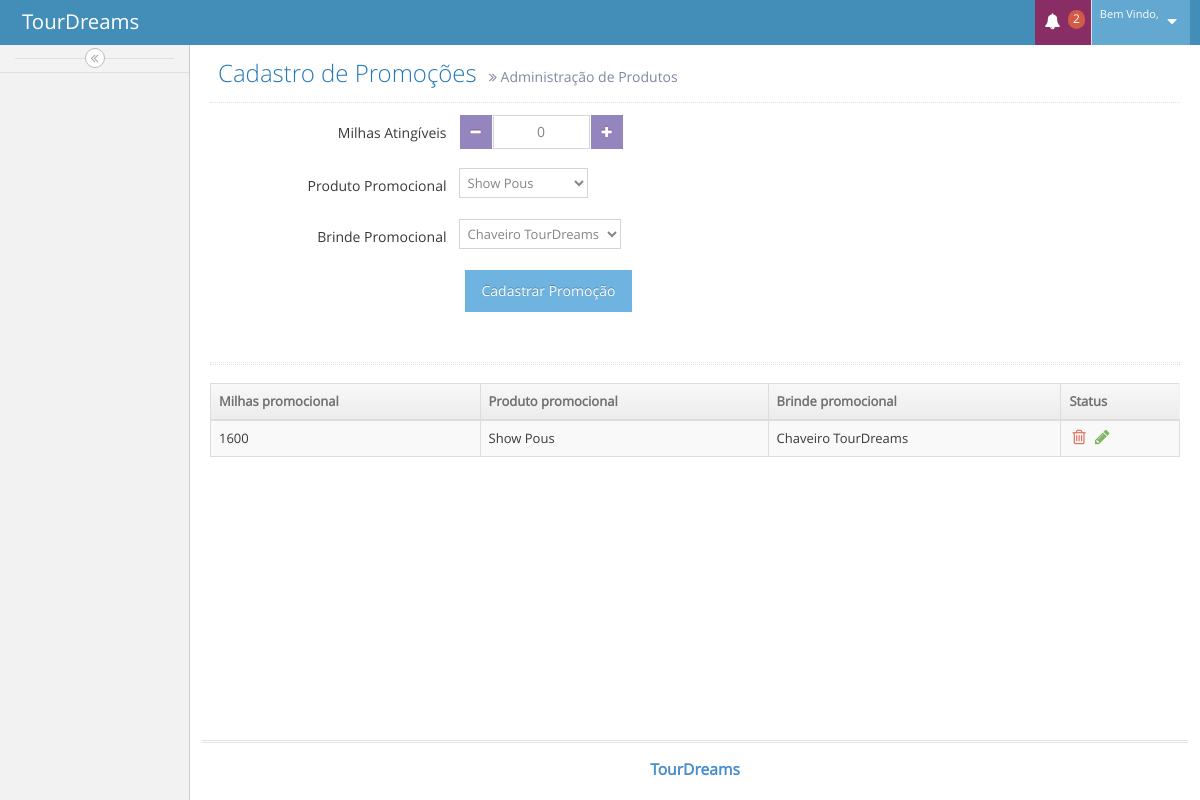
Page /TourDreams/CMS/admPromocoes.php on the committed database.
### tables this page shows
CREATE TABLE `tbl_promocoes` (
  `id_promocoes` int(11) NOT NULL AUTO_INCREMENT,
  `id_produto` int(11) NOT NULL,
  `id_brinde` int(11) DEFAULT NULL,
  `milhas_necessarias` int(11) NOT NULL,
  PRIMARY KEY (`id_promocoes`),
  KEY `id_promocao_produto_idx` (`id_produto`),
  KEY `id_promocao_brinde_idx` (`id_brinde`),
  CONSTRAINT `id_promocao_brinde` FOREIGN KEY (`id_brinde`) REFERENCES `tbl_brindes` (`id_brinde`) ON DELETE NO ACTION ON UPDATE NO ACTION,
  CONSTRAINT `id_promocao_produto` FOREIGN KEY (`id_produto`) REFERENCES `tbl_produto` (`id_produto`) ON DELETE NO ACTION ON UPDATE NO ACTION
);

CREATE TABLE `tbl_parceiros` (
  `id_parceiro` int(11) NOT NULL AUTO_INCREMENT,
  `nome_empresa` varchar(100) NOT NULL,
  `nome_fantasia` varchar(100) NOT NULL,
  `cnpj` varchar(45) NOT NULL,
  `senha` varchar(45) NOT NULL,
  `nome_gerente` varchar(150) NOT NULL,
  `telefone` varchar(20) DEFAULT NULL,
  `celular` varchar(20) NOT NULL,
  `email` varchar(100) NOT NULL,
  `milhas_parceiro` int(11) DEFAULT NULL,
  `logo_parceiro` varchar(100) DEFAULT NULL,
  PRIMARY KEY (`id_parceiro`),
  UNIQUE KEY `cnpj_UNIQUE` (`cnpj`)
);

CREATE TABLE `tbl_brindes` (
  `id_brinde` int(11) NOT NULL AUTO_INCREMENT,
  `nome_brinde` varchar(200) NOT NULL,
  `foto_brinde` varchar(200) NOT NULL,
  PRIMARY KEY (`id_brinde`)
);

### TourDreams/CMS/menu.php (called while the page is built, shortened)
<?php
	$nivel = $_GET['id_nivel_usuario'];
?>

### TourDreams/CMS/admPromocoes.php (the view, shortened to what this page needs)
<?php
	$botao="Cadastrar Promoção";
	$milhas_necessarias="";
	@$id_administrador = $_GET['id_administrador'];
	@$nome_administrador = $_GET['nome_administrador'];
?>
<!DOCTYPE html>
<html lang="pt-br">
	<head>
		<link rel="stylesheet" href="assets/css/bootstrap.min.css" />
		<link rel="stylesheet" href="assets/font-awesome/4.5.0/css/font-awesome.min.css" />
		<link rel="stylesheet" href="assets/css/jquery-ui.custom.min.css" />
		<link rel="stylesheet" href="assets/css/chosen.min.css" />
		<link rel="stylesheet" href="assets/css/bootstrap-datepicker3.min.css" />
		<link rel="stylesheet" href="assets/css/bootstrap-timepicker.min.css" />
		<link rel="stylesheet" href="assets/css/daterangepicker.min.css" />
		<link rel="stylesheet" href="assets/css/bootstrap-datetimepicker.min.css" />
		<link rel="stylesheet" href="assets/css/bootstrap-colorpicker.min.css" />
		<link rel="stylesheet" href="assets/css/ace.min.css" class="ace-main-stylesheet" id="main-ace-style" />
		<link rel="stylesheet" href="assets/css/ace-skins.min.css" />
		<link rel="stylesheet" href="assets/css/ace-rtl.min.css" />
	</head>
	<body class="no-skin">
		<div id="navbar" class="navbar navbar-default          ace-save-state">
			<div class="navbar-container ace-save-state" id="navbar-container">
				<div class="navbar-header pull-left">
					<a href="index.html" class="navbar-brand">
						<small>
							TourDreams
						</small>
					</a>
				</div>
				<div class="navbar-buttons navbar-header pull-right" role="navigation">
					<ul class="nav ace-nav">
						<li class="purple dropdown-modal">
							<a data-toggle="dropdown" class="dropdown-toggle" href="#">
								<i class="ace-icon fa fa-bell icon-animated-bell"></i>
								<span class="badge badge-important">2</span>
							</a>
						</li>
						<li class="light-blue dropdown-modal">
							<a data-toggle="dropdown" href="#" class="dropdown-toggle">
								<span class="user-info">
									<small>Bem Vindo,</small>
								</span>
								<i class="ace-icon fa fa-caret-down"></i>
							</a>
						</li>
					</ul>
				</div>
			</div>
		</div>
		<div class="main-container ace-save-state" id="main-container">
			<div id="sidebar" class="sidebar                  responsive                    ace-save-state">
				<?php include('menu.php'); ?>
				<div class="sidebar-toggle sidebar-collapse" id="sidebar-collapse">
					<i id="sidebar-toggle-icon" class="ace-icon fa fa-angle-double-left ace-save-state" data-icon1="ace-icon fa fa-angle-double-left" data-icon2="ace-icon fa fa-angle-double-right"></i>
				</div>
			</div>
			<div class="main-content">
				<div class="main-content-inner">
					<div class="page-content">
						<div class="page-header">
							<h1>
								Cadastro de Promoções
								<small>
									<i class="ace-icon fa fa-angle-double-right"></i>
									Administração de Produtos
								</small>
							</h1>
						</div>
						<div class="row">
							<div class="col-xs-12">
								<form class="form-horizontal" role="form" action="admPromocoes.php?nome_administrador=<?php echo($nome_administrador);?>&id_administrador=<?php echo($id_administrador);?>&id_nivel_usuario=<?php echo($nivel);?>" name="frmPromocoes" method="post">
									<div class="form-group">
										<label class="col-sm-3 control-label no-padding-right" for="form-field-1"> Milhas Atingíveis</label>
										<div class="col-sm-9">
											<input type="text" id="spinner4" name="milhas_promocioais" value="<?php echo($milhas_necessarias);?>" />
										</div>
									</div>
									<div class="space-4"></div>
									<div class="form-group">
										<label class="col-sm-3 control-label no-padding-right" for="form-field-1"> Produto Promocional </label>
										<div class="col-sm-9">
											<select name = "selectProduto">
											<?php
												$sql = "select * from tbl_produto as p inner join tbl_parceiros as pa on pa.id_parceiro = p.id_parceiro where id_produto > 0";
												?>
												<?php
													$select = mysql_query($sql);
														while($rs = mysql_fetch_array($select)){
													?>
														<option value="<?php echo($rs['id_produto']);?>"><?php echo($rs['nome_fantasia']);?></option>
													<?php
													}
											?>
											</select>
										</div>
									</div>
									<div class="space-4"></div>
									<div class="form-group">
										<label class="col-sm-3 control-label no-padding-right" for="form-field-1"> Brinde Promocional </label>
										<div class="col-sm-9">
											<select name = "selectBrinde">
											<?php
												$sql = "select * from tbl_brindes where id_brinde > 0";
												?>
												<?php
													$select = mysql_query($sql);
														while($rs = mysql_fetch_array($select)){
													?>
														<option value="<?php echo($rs['id_brinde']);?>"><?php echo($rs['nome_brinde']);?></option>
													<?php
													}
											?>
											</select>
										</div>
									</div>
									<div class="space-4"></div>
									<div class="clearfix form-actions">
										<div class="col-md-offset-3 col-md-9">
											<input class="btn btn-info" type="submit" name="btn_promocional" value="<?php echo($botao)?>">
										</div>
									</div>
								</form>
							</div>
						</div>
					</div>
					<div class="page-content">
						<div class="row">
							<div class="col-xs-12">
								<div class="hr hr-18 dotted hr-double"></div>
								<div>
											<table id="dynamic-table" class="table table-striped table-bordered table-hover">
												<thead>
													<tr>
														<th>Milhas promocional</th>
														<th>Produto promocional</th>
														<th>Brinde promocional</th>
														<th>Status</th>
													</tr>
												</thead>
												<?php
												$sql = "select pr.milhas_necessarias,pr.id_brinde,pr.id_produto,pr.id_promocoes,b.nome_brinde,pa.nome_fantasia from tbl_promocoes as pr inner join tbl_brindes as b on pr.id_brinde = b.id_brinde inner join tbl_produto as p on p.id_produto = pr.id_produto inner join tbl_parceiros as pa on pa.id_parceiro = p.id_parceiro";
												$select = mysql_query($sql);
												while($rs = mysql_fetch_array($select)){
												?>
												<tbody>
													<tr>
														<td>
															<?php echo($rs['milhas_necessarias']);?>
														</td>
														<td><?php echo($rs['nome_fantasia']);?></td>
														<td><?php echo($rs['nome_brinde']);?></td>
														<td>
															<div class="hidden-sm hidden-xs action-buttons">
																<a class="red" href="admPromocoes.php?modo=excluir&id_promocao_exluir=<?php echo($rs['id_promocoes']);?>&nome_administrador=<?php echo($_GET['nome_administrador']);?>&id_administrador=<?php echo($_GET['id_administrador']);?>&id_nivel_usuario=<?php echo($nivel);?>">
																	<i class="ace-icon fa fa-trash-o bigger-130"></i>
																</a>
																<a class="green" href="admPromocoes.php?modo=editar&id_promocoes=<?php echo($rs['id_promocoes']);?> &nome_administrador=<?php echo($_GET['nome_administrador']);?>&id_administrador=<?php echo($_GET['id_administrador']);?>&id_nivel_usuario=<?php echo($nivel);?>">
																	<i class="ace-icon fa fa-pencil bigger-130"></i>
																</a>
															</div>
														</td>
													</tr>
													<?php
														}
													?>
												</tbody>
											</table>
										</div>
							</div>
						</div>
					</div>
				</div>
			</div>
			<div class="footer">
				<div class="footer-inner">
					<div class="footer-content">
						<span class="bigger-120">
							<span class="blue bolder">TourDreams</span>
						</span>
					</div>
				</div>
			</div>
		</div>
	</body>
</html>

### rows in the picture
tbl_promocoes: milhas_necessarias "1600", tbl_parceiros.nome_fantasia "Show Pous", id_brinde.nome_brinde "Chaveiro TourDreams"

### other values in the picture
form field selectProduto "Show Pous"
form field selectBrinde "Chaveiro TourDreams"
